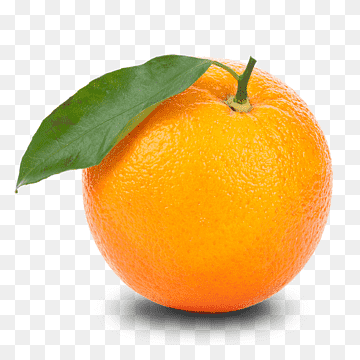
#> input picture orange.png, 360 x 360 px
$ python orange.py
#> lines starting #> are read from the running program, lines starting #| are printed output that depends on the picture; after the words box and inside, x2 and y2 are one past the last pixel; in counts of white or black regions, pixels touching at a corner belong together
#importing Libraries
import cv2
import numpy as np

#Processing Images
image = cv2.imread("orange.png")  # Change the file name to your orange image
#> image is the input picture: shape (360, 360, 3); mean B, G, R 151.1, 202.5, 231.8
gray_image = cv2.cvtColor(image, cv2.COLOR_BGR2GRAY)
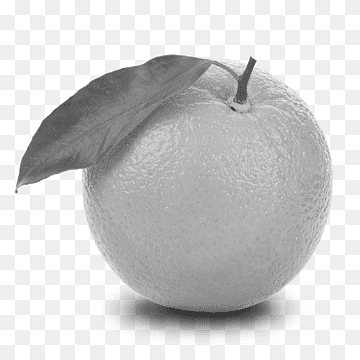
#> gray_image: shape (360, 360); min 55, max 255, mean 205.4
blurred_image = cv2.GaussianBlur(gray_image, (5, 5), 0)
edged = cv2.Canny(blurred_image, 50, 150)
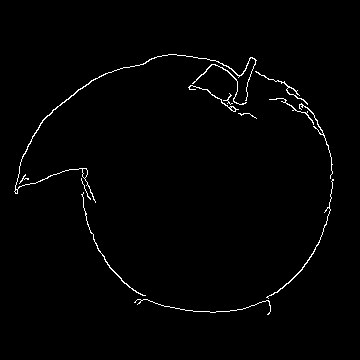
#> edged: shape (360, 360); 1.3% white in thin lines or dots, all inside (x1, y1, x2, y2) = (14, 54, 334, 315)

#Find Contours and Bounding Rectangle:
cnts, _ = cv2.findContours(edged.copy(), cv2.RETR_EXTERNAL, cv2.CHAIN_APPROX_SIMPLE)
#> cnts = 13 contours, 6 with area under 20; largest, box (x1, y1, x2, y2) and area: (14, 54, 257, 203) 161, (266, 179, 334, 299) 49, (81, 192, 146, 296) 44, (188, 85, 239, 112) 40, (192, 64, 247, 105) 38, (255, 71, 308, 105) 33, (299, 103, 333, 179) 28
max_cont = max(cnts, key=cv2.contourArea)
#> max_cont = contour of 488 points, box (x1, y1, x2, y2) (14, 54, 257, 203), area 161
x, y, w, h = cv2.boundingRect(max_cont)
#> x = 14; y = 54; w = 243; h = 149
cv2.rectangle(image, (x, y), (x + w, y + h), (0, 255, 0), 2)
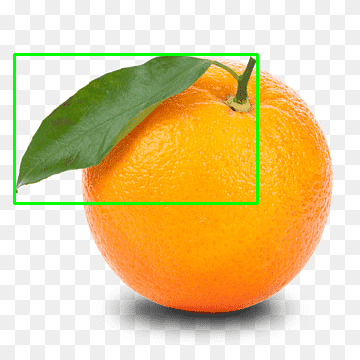
#> image: shape (360, 360, 3); 1.81% of pixels changed, all inside (x1, y1, x2, y2) = (13, 53, 259, 205)

#Showing Processed Image
cv2.imshow('Orange', image)

#Convert Image to HSV and Create Color Masks:
hsv = cv2.cvtColor(image, cv2.COLOR_BGR2HSV)
#> hsv: shape (360, 360, 3); mean H, S, V 12, 93.5, 234.7

lower_orange = np.array([0, 100, 100])  # Adjust the color thresholds for an orange
upper_orange = np.array([20, 255, 255])

orange_mask = cv2.inRange(hsv, lower_orange, upper_orange)
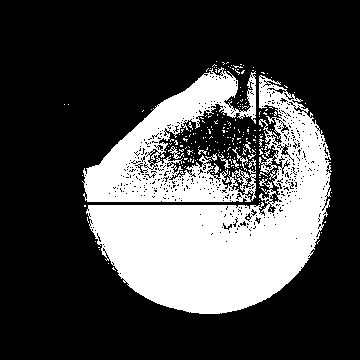
#> orange_mask: shape (360, 360); 27.8% white; 227 white regions (217 under 20 px), largest, box (x1, y1, x2, y2) and area: (86, 75, 332, 314) 24929, (82, 67, 256, 202) 10125, (232, 147, 248, 171) 68

#Calculating Percentage
orange_pixels = np.count_nonzero(orange_mask)
#> orange_pixels = 36033
total_pixels = w * h
#> total_pixels = 36207

orange_percentage = (orange_pixels / total_pixels) * 100
#> orange_percentage = 99.52

#Checking ripeness
ripe_limit = 50
rotten_limit = 25

if orange_percentage >= ripe_limit:
    print("Ripe")
elif orange_percentage < ripe_limit and orange_percentage >= rotten_limit:
    print("Ripe but partly rotten")
else:
    print("Fully Rotten")

#Printing
print(f"Orange Percentage: {orange_percentage:.2f}%")
#| Orange Percentage: 99.52%

cv2.waitKey(0)
cv2.destroyAllWindows()

$ run again, with bananarotten.jpeg saved as orange.png
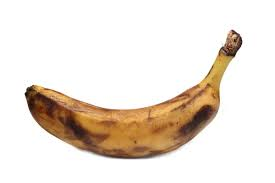
#> input picture bananarotten.jpeg, 275 x 183 px
#> image is the input picture: shape (183, 275, 3); mean B, G, R 216.4, 226.2, 235.9
#> `edged = cv2.Canny(blurred_image, 50, 150)`:
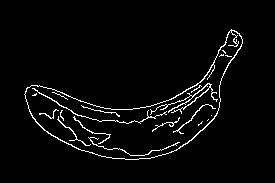
#> edged: shape (183, 275); 3.4% white in thin lines or dots, all inside (x1, y1, x2, y2) = (24, 29, 243, 160)
#> cnts = 1 contour; box (x1, y1, x2, y2) and area: (24, 29, 243, 160) 10046
#> max_cont = contour of 291 points, box (x1, y1, x2, y2) (24, 29, 243, 160), area 10046
#> x = 24; y = 29; w = 219; h = 131
#> image: shape (183, 275, 3); 4.16% of pixels changed, all inside (x1, y1, x2, y2) = (23, 28, 245, 162)
#> hsv: shape (183, 275, 3); mean H, S, V 12.3, 41.5, 236.1
#> `orange_mask = cv2.inRange(hsv, lower_orange, upper_orange)`:
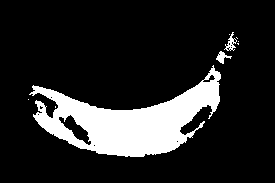
#> orange_mask: shape (183, 275); 15.4% white; 9 white regions (6 under 20 px), largest, box (x1, y1, x2, y2) and area: (29, 65, 221, 157) 7538, (224, 32, 237, 51) 94, (216, 51, 232, 64) 90
#> orange_pixels = 7732
#> total_pixels = 28689
#> orange_percentage = 26.95
#| Orange Percentage: 26.95%
